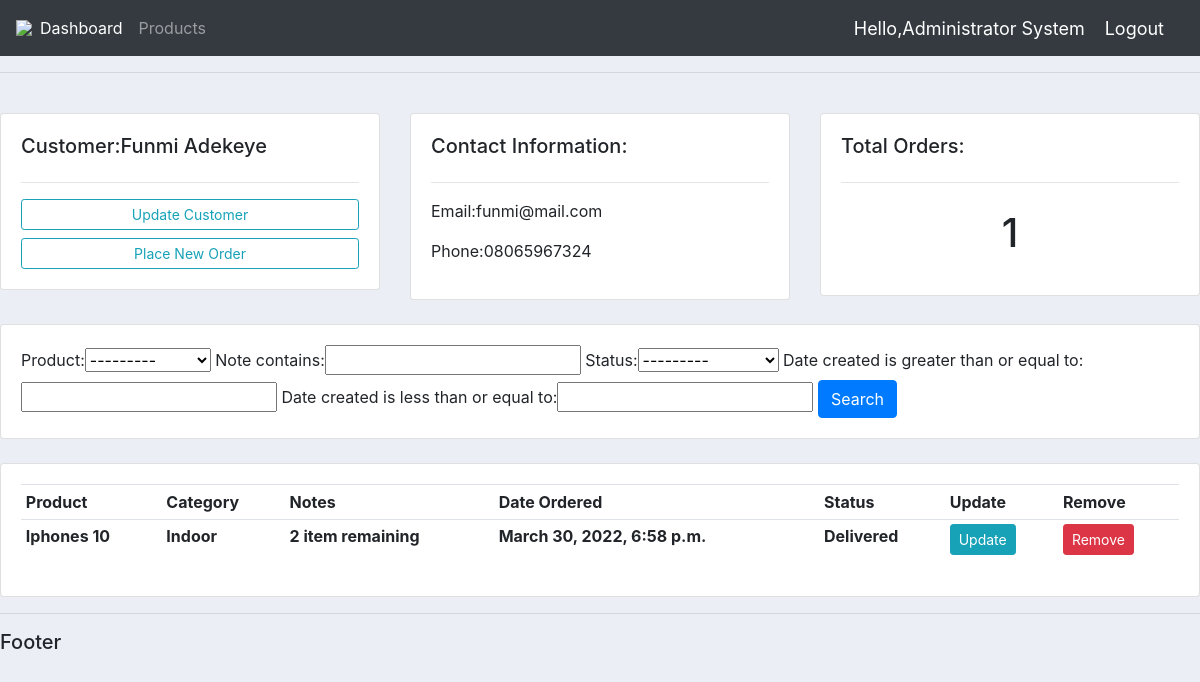
Page /customer/1/ (signed in) on the committed database.
### accounts/models.py (models this page shows, shortened)
class CustomUser(AbstractUser):
    USER_TYPE = ((1, 'Admin'), (2, 'cms'))
    username = None  # use email instead of username
    email = models.EmailField(unique=True, null=False)
    user_type = models.CharField(default=1, choices=USER_TYPE, max_length=1)
    created_at = models.DateTimeField(auto_now_add=True)
    updated_at = models.DateTimeField(auto_now_add=True)
    USERNAME_FIELD = 'email'
    REQUIRED_FIELDS = []
    objects = CustomUserManager()

class Customer(models.Model):
    profile = models.ImageField(null=True, blank=True)
    name = models.CharField(max_length=200, null=True)
    surname = models.CharField(max_length=200, null=True)
    email = models.CharField(max_length=200, null=True)
    date_created = models.DateTimeField(auto_now_add=True)
    phone = models.CharField(max_length=100, null=True)

class Order(models.Model):
    STATUS = (
        ('Delivered', 'Delivered'),
        ('Pending', 'Pending'),
        ('Out for Delivery', 'Out for Delivery')
    )
    customer = models.ForeignKey(Customer, on_delete=models.CASCADE)
    product = models.ForeignKey(Product, on_delete=models.CASCADE)
    note = models.CharField(max_length=200, null=True)
    date_created = models.DateTimeField(auto_now_add=True, null=True)
    status = models.CharField(max_length=100, null=True, choices=STATUS)

class Product(models.Model):
    CATEGORY = (
        ('Indoor', 'Indoor'),
        ('Outdoor', 'Outdoor')
    )
    name = models.CharField(max_length=100, null=True)
    price = models.FloatField()
    category = models.CharField(max_length=255, null=True, choices=CATEGORY)
    description = models.CharField(max_length=255, null=True, blank=True)
    tags = models.ManyToManyField(Tag)
    date_created = models.DateTimeField(auto_now_add=True, null=True)
    def __str__(self):
        return self.name

### accounts/views.py (the view)
# urls.py: path('customer/<int:pk_id>/',views.customer,name='customer'),
def customer(request, pk_id):
    try:
        customer = Customer.objects.get(id=pk_id)
        orders = customer.order_set.all()  # what does it do
        total_orders = orders.count()
        myFilter = OrderFilter(request.GET, queryset=orders)
        orders = myFilter.qs
    except:
        customer = {}
        orders = {}
        myFilter = {}
        total_orders = ""
    context = {
        'customer': customer,
        'orders': orders,
        'total_orders': total_orders,
        'myFilter': myFilter,
    }
    return render(request, 'customer.html', context)

### template/customer.html
{% extends 'main.html' %}
{% block content %}
<br>
    <div class='row'>
        <div class='col-md'>
            <div class='card card-body'>
                <h5>Customer:{{ customer.name }} {{customer.surname}}</h5>
<hr>
                         <a class='btn btn-outline-info btn-sm btn-block' href="">Update Customer</a>
                        <a class='btn btn-outline-info btn-sm btn-block' href="{% url 'orderform' customer.id %}">Place New Order</a>
            </div>
        </div>
                    <div class='col-md'>
                        <div class='card card-body'>
                            <h5>Contact Information:</h5>
                        {% for info in orders %}
                    <hr>
                            <p>Email:{{ info.customer.email}}</p>
                            <p>Phone:{{ info.customer.phone}}</p>
                        {% endfor %}
                        </div>
                    </div>
        <div class='col-md'>
            <div class='card card-body'>
                <h5>Total Orders:</h5>
        <hr>
            <h1 style='text-align:center;padding:10px'>{{ total_orders }}</h1>
            </div>
        </div>
    </div>
<br>
                <div class='row'>
                    <div class ='col'>
                        <div class='card card-body'>
                        <form method='GET'>
                        {{myFilter.form}}
                        <button class="btn btn-primary" type="submit">Search</button>
                        </form>
                        </div>
                        </div>
                        </div>
            <br>
                <div class='row'>
                    <div class ='col-md'>
                        <div class='card card-body'>
                            <table class='table table-sm'>
                                <tr>
                                    <th>Product</th>
                                    <th>Category</th>
                                    <th>Notes</th>
                                    <th>Date Ordered</th>
                                    <th>Status</th>
                                    <th>Update</th>
                                    <th>Remove</th>
                                </tr>
                                    {% for order in orders %}
                                <tr>
                                    <th>{{ order.product }}</th>
                                    <th>{{ order.product.category }}</th>
                                    <th>{{ order.note }}
                                    <th>{{ order.date_created }}</th>
                                    <th>{{ order.status }}</th>
                                    <th><a class="btn btn-sm btn-info" href="{% url 'updates' order.id %}">Update</a></th>
                                    <th><a class="btn btn-sm btn-danger" href="{% url 'delete' order.id %}">Remove</a></th>
                                    {% endfor %}
                                </tr>
                            </table>
                        </div>
                    </div>
                </div>
{% endblock  %}

### template/navbar.html (shortened to what this page needs)
{% load static %}
<nav class="navbar navbar-expand-lg navbar-dark bg-dark">
  <img src="{% static 'images/logo.png' %}">
  <div class="collapse navbar-collapse" id="navbarNav">
  <ul class='navbar-nav'>
  <li class='nav-item active'>
  <a class ="nav-link" href="{% url 'dashboard' %}">Dashboard</a>
  </li>
  <li class="nav-item">
  <a class="nav-link" href="{% url 'product' %}">Products</a>
  </li>
    </ul>
  </div>
  <span class="hello-msg">Hello,{{request.user.first_name}} {{request.user.last_name}} </span>
  <span><a class="hello-msg" href="{% url 'logout' %}">Logout</a>
</nav>

### static/css/main.css (style rules this page uses)
body { background-color:#ebeff5; }

### template/navbar.html (style rules this page uses)
.hello-msg { font-size:18px; color:white; margin-right:20px; }

### rows in the picture
CustomUser: user.first_name "Administrator", user.last_name "System"
Customer: name "Funmi", surname "Adekeye"
Order: customer.email "funmi@mail.com", customer.phone "08065967324", product "Iphones 10", product.category "Indoor", note "2 item remaining", date_created "March 30, 2022, 6:58 p.m.", status "Delivered"

### other values in the picture
{{ total_orders }} "1"
